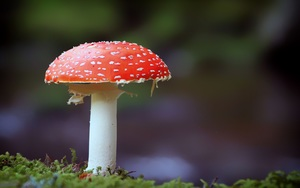
#> input picture lab01/test_images/mushroom.png, 300 x 188 px
$ python lab.py
#> lines starting #> are read from the running program, lines starting #| are printed output that depends on the picture
#!/usr/bin/env python3

from hashlib import new
import math
from operator import invert

from PIL import Image as Image

# NO ADDITIONAL IMPORTS ALLOWED!


def get_pixel(image, x, y): # fixed indexing issue

    return image['pixels'][y*image['width']+x]


def set_pixel(image, x, y, c): # fixed indexing issue

    image['pixels'][y*image['width']+x] = c


# [14 lines left out: function apply_per_pixel, not called in this run]


def inverted(image):
    return apply_per_pixel(image, lambda c: 255-c) # 256 -> 255


# HELPER FUNCTIONS
# [72 lines left out: functions get_pixel_better, correlate, round_and_clip_image, not called in this run]


# FILTERS
def blur_box_maker(n): # helper function to make blur box
    seed = 1/n**2
    return [[seed]*n]*n

# [83 lines left out: functions blurred, sharpened, edges, color_filter_from_greyscale_filter, not called in this run]

def color_swap(image): # my creative project
    '''swaps RGB colors of the photo'''
    init_color = image['pixels']
    new_color = []
    for each in (init_color):
        new_color.append((each[1], each[2], each[0]))
    return {'width': image['width'],
    'height': image['height'],
    'pixels': new_color}

# [69 lines left out: functions make_blur_filter, make_sharpen_filter, filter_cascade, load_greyscale_image, save_greyscale_image, not called in this run]


def load_color_image(filename):
    """
    Loads a color image from the given file and returns a dictionary
    representing that image.

    Invoked as, for example:
       i = load_color_image('test_images/cat.png')
    """
#> called with filename = 'test_images/mushroom.png'
    with open(filename, 'rb') as img_handle:
        img = Image.open(img_handle)
#> img is the input picture: PIL image 300x188 RGB; mean R, G, B 70.1, 60.9, 54.5
        img = img.convert('RGB')  # in case we were given a greyscale image
        img_data = img.getdata()
        pixels = list(img_data)
#> pixels = 56400 items
        w, h = img.size
#> w = 300; h = 188
        return {'height': h, 'width': w, 'pixels': pixels}


def save_color_image(image, filename, mode='PNG'):
    """
    Saves the given color image to disk or to a file-like object.  If filename
    is given as a string, the file type will be inferred from the given name.
    If filename is given as a file-like object, the file type will be
    determined by the 'mode' parameter.
    """
    out = Image.new(mode='RGB', size=(image['width'], image['height']))
    out.putdata(image['pixels'])
    if isinstance(filename, str):
        out.save(filename)
    else:
        out.save(filename, mode)
    out.close()


if __name__ == '__main__':
    # code in this block will only be run when you explicitly run your script,
    # and not when the tests are being run.  this is a good place for
    # generating images, etc.
    my_kernel = [[0, 0, 0, 0, 0, 0, 0, 0, 0, 0, 0, 0, 0], [0, 0, 0, 0, 0, 0, 0, 0, 0, 0, 0, 0, 0], [1, 0, 0, 0, 0, 0, 0, 0, 0, 0, 0, 0, 0], [0, 0, 0, 0, 0, 0, 0, 0, 0, 0, 0, 0, 0], [0, 0, 0, 0, 0, 0, 0, 0, 0, 0, 0, 0, 0], [0, 0, 0, 0, 0, 0, 0, 0, 0, 0, 0, 0, 0], [0, 0, 0, 0, 0, 0, 0, 0, 0, 0, 0, 0, 0], [0, 0, 0, 0, 0, 0, 0, 0, 0, 0, 0, 0, 0], [0, 0, 0, 0, 0, 0, 0, 0, 0, 0, 0, 0, 0], [0, 0, 0, 0, 0, 0, 0, 0, 0, 0, 0, 0, 0], [0, 0, 0, 0, 0, 0, 0, 0, 0, 0, 0, 0, 0], [0, 0, 0, 0, 0, 0, 0, 0, 0, 0, 0, 0, 0], [0, 0, 0, 0, 0, 0, 0, 0, 0, 0, 0, 0, 0]]
    # [34 lines of commented-out code are left out]
    shroom = load_color_image('test_images/mushroom.png')
#> shroom = 3 items
    save_color_image(color_swap(shroom), 'shroom_on_shroom.png')
#> in color_swap, `init_color = image['pixels']`: init_color = 56400 items
#> the loop in color_swap, `for each in (init_color):` made 56400 passes
#> each on passes 1 to 3: (3, 2, 0), (3, 2, 0), (3, 2, 0)
#> in save_color_image, `out = Image.new(mode='RGB', size=(image['width'], image['height']))`: out: PIL image 300x188 RGB; every value is 0
#> in save_color_image, `out.putdata(image['pixels'])`:
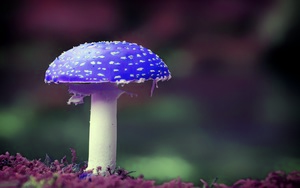
#> out: PIL image 300x188 RGB; mean R, G, B 60.9, 54.5, 70.1

$ run again, with lab01/test_images/bluegill.png copied over lab01/test_images/mushroom.png
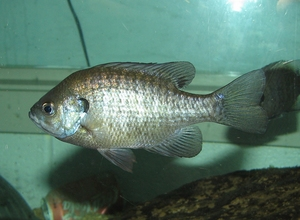
#> input picture lab01/test_images/bluegill.png, 300 x 220 px
#> in load_color_image, img is the input picture: PIL image 300x220 RGB; mean R, G, B 86.7, 118.4, 104.7
#> pixels = 66000 items
#> shroom = 3 items
#> init_color = 66000 items
#> the loop in color_swap, `for each in (init_color):` made 66000 passes
#> each on passes 1 to 3: (73, 131, 117), (71, 129, 115), (75, 129, 115)
#> in save_color_image, `out.putdata(image['pixels'])`:
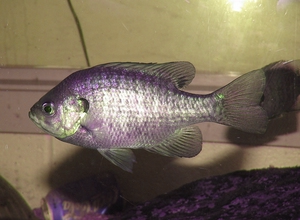
#> out: PIL image 300x220 RGB; mean R, G, B 118.4, 104.7, 86.7
